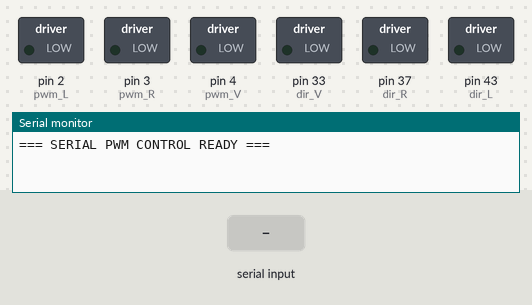
The sketch below on a simulated Arduino Mega 2560, built with avr-gcc and run on an emulated ATmega2560. Parts: switched loads named in the sketch (green lamp = pin HIGH), the last lines printed to the serial monitor. The inputs (shaded band) are chosen by the test bench.

Above: at 1.2 s.
1.3 s: "90,45,200\n" received over Serial
At 2.3 s:
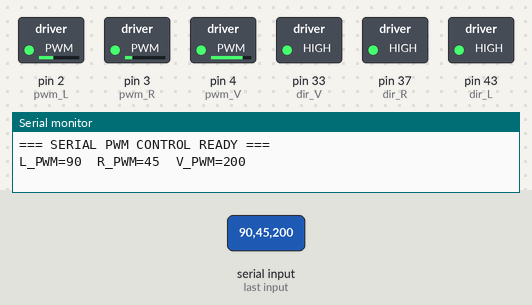
2.8 s: "30,150,10\n" received over Serial
At 3.4 s:
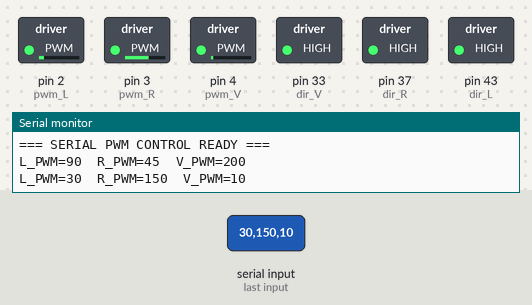
4.3 s: "1,90,45\n" received over Serial
At 5.7 s:
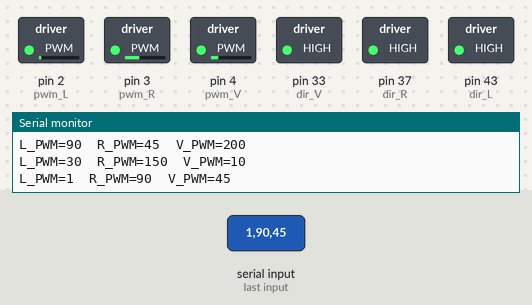
Timing chart, 0 to 7.3 s (numbered marks = the images above; inputs shaded):
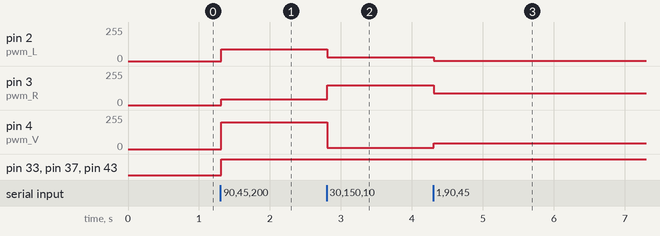

Measured:
- after the input at 1.3 s, pin 2 (pwm_L): 0/255 → 90/255 at once; pin 3 (pwm_R): 0/255 → 45/255 at once; pin 4 (pwm_V): 0/255 → 200/255 at once; pin 33 (dir_V), pin 37 (dir_R), pin 43 (dir_L): LOW → HIGH at once
- after the input at 2.8 s, pin 2 (pwm_L): 90/255 → 30/255 at once; pin 3 (pwm_R): 45/255 → 150/255 at once; pin 4 (pwm_V): 200/255 → 10/255 at once
- after the input at 4.3 s, pin 2 (pwm_L): 30/255 → 1/255 at once; pin 3 (pwm_R): 150/255 → 90/255 at once; pin 4 (pwm_V): 10/255 → 45/255 at once

The sketch:

utils_serialDrive.ino
```cpp
#include <math.h>

/******************************************************
 *     SERIAL → MOTOR PWM CONTROL  (CSV version)
 *     Format: pwmL,pwmR,pwmV
 *     Example: 120,-200,50
 ******************************************************/

// ------------------ Motor Pins ------------------------
int pwm_L = 2;
int dir_L = 43;
int pwm_R = 3;
int dir_R = 37;
int pwm_V = 4;
int dir_V = 33;

// Read buffer
String inputString = "";

void setup() {
  Serial.begin(9600);

  pinMode(pwm_L, OUTPUT);
  pinMode(dir_L, OUTPUT);

  pinMode(pwm_R, OUTPUT);
  pinMode(dir_R, OUTPUT);

  pinMode(pwm_V, OUTPUT);
  pinMode(dir_V, OUTPUT);

  Serial.println("=== SERIAL PWM CONTROL READY ===");
}

void loop() {
  readSerialPWM();
}

// ======================================================
// READ SERIAL IN FORMAT: pwmL,pwmR,pwmV
// ======================================================
void readSerialPWM() {
  while (Serial.available()) {
    char c = Serial.read();

    if (c == '\n') {               // A full line was received
      parseAndDrive(inputString);
      inputString = "";           // Reset
    } else {
      inputString += c;           // Append characters
    }
  }
}

// ======================================================
// PARSE AND APPLY PWM VALUES
// ======================================================
void parseAndDrive(String s) {

  s.trim(); // Remove spaces, CR

  int firstComma = s.indexOf(',');
  int secondComma = s.indexOf(',', firstComma + 1);

  if (firstComma < 0 || secondComma < 0) {
    Serial.println("Invalid format! Use pwmL,pwmR,pwmV");
    return;
  }

  int pwmL = s.substring(0, firstComma).toInt();
  int pwmR = s.substring(firstComma + 1, secondComma).toInt();
  int pwmV = s.substring(secondComma + 1).toInt();

  driveMotors(pwmL, pwmR, pwmV);
}

// ======================================================
// DRIVE MOTORS DIRECTLY (NO MIXING)
// ======================================================
void driveMotors(int pwmL, int pwmR, int pwmV) {

  int pwmL_cmd = constrain(abs(pwmL), 0, 255);
  int pwmR_cmd = constrain(abs(pwmR), 0, 255);
  int pwmV_cmd = constrain(abs(pwmV), 0, 255);

  // LEFT MOTOR
  digitalWrite(dir_L, pwmL >= 0 ? HIGH : LOW);
  analogWrite(pwm_L, pwmL_cmd);

  // RIGHT MOTOR
  digitalWrite(dir_R, pwmR >= 0 ? HIGH : LOW);
  analogWrite(pwm_R, pwmR_cmd);

  // VERTICAL MOTOR
  digitalWrite(dir_V, pwmV >= 0 ? HIGH : LOW);
  analogWrite(pwm_V, pwmV_cmd);

  Serial.print("L_PWM="); Serial.print(pwmL_cmd);
  Serial.print("  R_PWM="); Serial.print(pwmR_cmd);
  Serial.print("  V_PWM="); Serial.println(pwmV_cmd);
}
```
